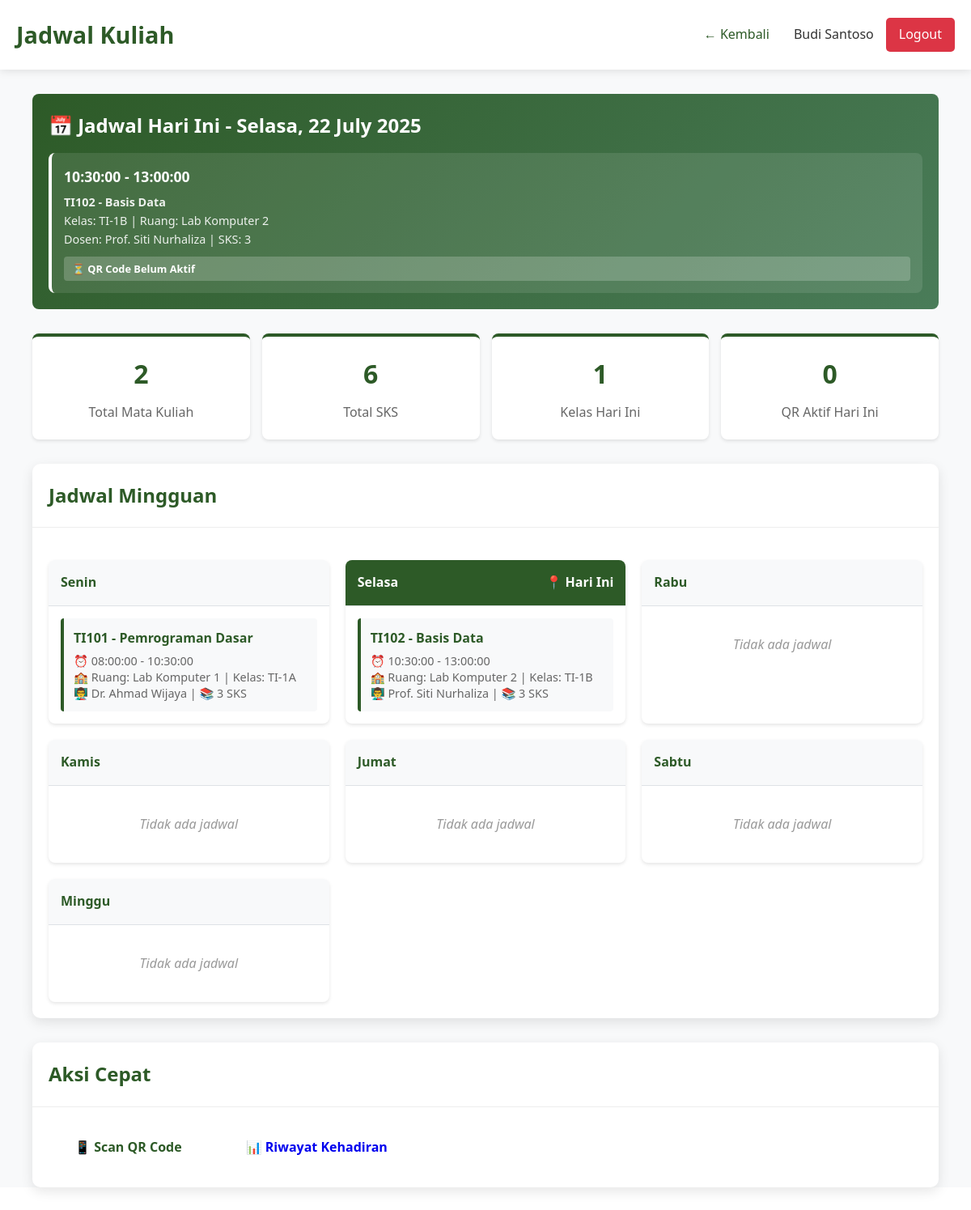
Page /dashboard/mahasiswa/schedule.php (signed in) on the committed database.
### tables this page shows
CREATE TABLE kelas (
    id INT PRIMARY KEY AUTO_INCREMENT,
    nama_kelas VARCHAR(50) NOT NULL,
    mata_kuliah_id INT,
    dosen_id INT,
    ruangan VARCHAR(50),
    hari ENUM('Senin', 'Selasa', 'Rabu', 'Kamis', 'Jumat', 'Sabtu') NOT NULL,
    jam_mulai TIME NOT NULL,
    jam_selesai TIME NOT NULL,
    created_at TIMESTAMP DEFAULT CURRENT_TIMESTAMP,
    FOREIGN KEY (mata_kuliah_id) REFERENCES mata_kuliah(id) ON DELETE CASCADE,
    FOREIGN KEY (dosen_id) REFERENCES users(id) ON DELETE SET NULL
);

CREATE TABLE mata_kuliah (
    id INT PRIMARY KEY AUTO_INCREMENT,
    kode_mk VARCHAR(10) UNIQUE NOT NULL,
    nama_mk VARCHAR(100) NOT NULL,
    sks INT NOT NULL,
    semester INT NOT NULL,
    dosen_id INT,
    created_at TIMESTAMP DEFAULT CURRENT_TIMESTAMP,
    FOREIGN KEY (dosen_id) REFERENCES users(id) ON DELETE SET NULL
);

CREATE TABLE users (
    id INT PRIMARY KEY AUTO_INCREMENT,
    username VARCHAR(50) UNIQUE NOT NULL,
    password VARCHAR(255) NOT NULL,
    full_name VARCHAR(100) NOT NULL,
    email VARCHAR(100) UNIQUE NOT NULL,
    role ENUM('admin', 'dosen', 'mahasiswa') NOT NULL,
    nim_nip VARCHAR(20) UNIQUE,
    created_at TIMESTAMP DEFAULT CURRENT_TIMESTAMP,
    updated_at TIMESTAMP DEFAULT CURRENT_TIMESTAMP ON UPDATE CURRENT_TIMESTAMP
);

### config/session.php (called while the page is built, shortened)
<?php
function isLoggedIn() {
    return isset($_SESSION['user_id']);
}
function getCurrentUser() {
    if (isLoggedIn()) {
        return [
            'id' => $_SESSION['user_id'],
            'username' => $_SESSION['username'],
            'full_name' => $_SESSION['full_name'],
            'role' => $_SESSION['role'],
            'nim_nip' => $_SESSION['nim_nip']
        ];
    }
    return null;
}
?>

### dashboard/mahasiswa/schedule.php (the view, shortened to what this page needs)
<?php
require_once '../../config/session.php';
$database = new Database();
$db = $database->getConnection();
$current_user = getCurrentUser();
$query = "SELECT
            k.*,
            mk.nama_mk,
            mk.kode_mk,
            mk.sks,
            u.full_name as dosen_name
          FROM enrollments e
          JOIN kelas k ON e.kelas_id = k.id
          JOIN mata_kuliah mk ON k.mata_kuliah_id = mk.id
          JOIN users u ON k.dosen_id = u.id
          WHERE e.mahasiswa_id = ?
          ORDER BY
            CASE k.hari
                WHEN 'Senin' THEN 1
                WHEN 'Selasa' THEN 2
                WHEN 'Rabu' THEN 3
                WHEN 'Kamis' THEN 4
                WHEN 'Jumat' THEN 5
                WHEN 'Sabtu' THEN 6
                WHEN 'Minggu' THEN 7
            END,
            k.jam_mulai";
$stmt = $db->prepare($query);
$stmt->execute([$current_user['id']]);
$schedule = $stmt->fetchAll(PDO::FETCH_ASSOC);
$days = ['Senin', 'Selasa', 'Rabu', 'Kamis', 'Jumat', 'Sabtu', 'Minggu'];
$schedule_by_day = [];
foreach ($days as $day) {
    $schedule_by_day[$day] = array_filter($schedule, function($class) use ($day) {
        return $class['hari'] === $day;
    });
}
$today = date('N');
$day_names = [
    1 => 'Senin',
    2 => 'Selasa',
    3 => 'Rabu',
    4 => 'Kamis',
    5 => 'Jumat',
    6 => 'Sabtu',
    7 => 'Minggu'
];
$today_name = $day_names[$today];
$today_schedule = $schedule_by_day[$today_name] ?? [];
$today_qr_sessions = [];
if (!empty($today_schedule)) {
    $class_ids = array_column($today_schedule, 'id');
    $placeholders = str_repeat('?,', count($class_ids) - 1) . '?';
    $query = "SELECT qs.*, k.nama_kelas, mk.kode_mk
              FROM qr_sessions qs
              JOIN kelas k ON qs.kelas_id = k.id
              JOIN mata_kuliah mk ON k.mata_kuliah_id = mk.id
              WHERE qs.kelas_id IN ($placeholders)
              AND qs.tanggal = CURDATE()
              AND qs.status = 'active'
              ORDER BY qs.jam_mulai DESC";
    $stmt = $db->prepare($query);
    $stmt->execute($class_ids);
    $today_qr_sessions = $stmt->fetchAll(PDO::FETCH_ASSOC);
}
?>
<!DOCTYPE html>
<html lang="id">
<head>
    <link rel="stylesheet" href="../../assets/css/style.css">
</head>
<body>
    <div class="dashboard">
        <div class="dashboard-header">
            <div class="container">
                <div class="dashboard-nav">
                    <h1 class="dashboard-title">Jadwal Kuliah</h1>
                    <div class="user-info">
                        <a href="index.php" style="color: #2d5a27; text-decoration: none; margin-right: 15px;">← Kembali</a>
                        <span><?php echo $current_user['full_name']; ?></span>
                        <a href="../../logout.php" class="logout-btn">Logout</a>
                    </div>
                </div>
            </div>
        </div>
        <div class="dashboard-content">
            <div class="container">
                <div class="today-highlight">
                    <h2 class="today-title">📅 Jadwal Hari Ini - <?php echo $today_name . ', ' . date('d F Y'); ?></h2>
                    <?php if (empty($today_schedule)): ?>
                        <p>Tidak ada jadwal kuliah hari ini. Selamat beristirahat! 😊</p>
                    <?php else: ?>
                        <div class="today-classes">
                            <?php foreach ($today_schedule as $class): ?>
                                <?php
                                $active_qr = null;
                                $current_time = date('H:i:s');
                                $is_current = ($current_time >= $class['jam_mulai'] && $current_time <= $class['jam_selesai']);
                                ?>
                                <div class="today-class <?php echo $is_current ? 'current-time' : ''; ?>">
                                    <div class="class-time">
                                        <?php echo $class['jam_mulai'] . ' - ' . $class['jam_selesai']; ?>
                                    </div>
                                    <div class="class-info">
                                        <strong><?php echo $class['kode_mk'] . ' - ' . $class['nama_mk']; ?></strong><br>
                                        Kelas: <?php echo $class['nama_kelas']; ?> | Ruang: <?php echo $class['ruangan']; ?><br>
                                        Dosen: <?php echo $class['dosen_name']; ?> | SKS: <?php echo $class['sks']; ?>
                                    </div>
                                    <?php if ($active_qr): ?>
                                        <div class="qr-status qr-active">
                                            ✅ QR Code Aktif - <a href="scan-qr.php" style="color: white; text-decoration: underline;">Scan Sekarang</a>
                                        </div>
                                    <?php else: ?>
                                        <div class="qr-status qr-inactive">
                                            ⏳ QR Code Belum Aktif
                                        </div>
                                    <?php endif; ?>
                                </div>
                            <?php endforeach; ?>
                        </div>
                    <?php endif; ?>
                </div>
                <div class="stats-summary">
                    <div class="stat-box">
                        <div class="stat-number"><?php echo count($schedule); ?></div>
                        <div class="stat-label">Total Mata Kuliah</div>
                    </div>
                    <div class="stat-box">
                        <div class="stat-number"><?php echo array_sum(array_column($schedule, 'sks')); ?></div>
                        <div class="stat-label">Total SKS</div>
                    </div>
                    <div class="stat-box">
                        <div class="stat-number"><?php echo count($today_schedule); ?></div>
                        <div class="stat-label">Kelas Hari Ini</div>
                    </div>
                    <div class="stat-box">
                        <div class="stat-number"><?php echo count($today_qr_sessions); ?></div>
                        <div class="stat-label">QR Aktif Hari Ini</div>
                    </div>
                </div>
                <div class="card">
                    <div class="card-header">
                        <h3 class="card-title">Jadwal Mingguan</h3>
                    </div>
                    <div class="card-body">
                        <div class="schedule-grid">
                            <?php foreach ($days as $day): ?>
                                <div class="day-card">
                                    <div class="day-header <?php echo $day === $today_name ? 'day-today' : ''; ?>">
                                        <?php echo $day; ?>
                                        <?php if ($day === $today_name): ?>
                                            <span style="float: right;">📍 Hari Ini</span>
                                        <?php endif; ?>
                                    </div>
                                    <div class="day-classes">
                                        <?php if (empty($schedule_by_day[$day])): ?>
                                            <div class="no-classes">Tidak ada jadwal</div>
                                        <?php else: ?>
                                            <?php foreach ($schedule_by_day[$day] as $class): ?>
                                                <?php
                                                $is_current_class = false;
                                                if ($day === $today_name) {
                                                    $current_time = date('H:i:s');
                                                    $is_current_class = ($current_time >= $class['jam_mulai'] && $current_time <= $class['jam_selesai']);
                                                }
                                                ?>
                                                <div class="class-item <?php echo $is_current_class ? 'current-time' : ''; ?>">
                                                    <div class="class-name">
                                                        <?php echo $class['kode_mk'] . ' - ' . $class['nama_mk']; ?>
                                                    </div>
                                                    <div class="class-details">
                                                        ⏰ <?php echo $class['jam_mulai'] . ' - ' . $class['jam_selesai']; ?><br>
                                                        🏫 Ruang: <?php echo $class['ruangan']; ?> | Kelas: <?php echo $class['nama_kelas']; ?><br>
                                                        👨‍🏫 <?php echo $class['dosen_name']; ?> | 📚 <?php echo $class['sks']; ?> SKS
                                                    </div>
                                                </div>
                                            <?php endforeach; ?>
                                        <?php endif; ?>
                                    </div>
                                </div>
                            <?php endforeach; ?>
                        </div>
                    </div>
                </div>
                <div class="card">
                    <div class="card-header">
                        <h3 class="card-title">Aksi Cepat</h3>
                    </div>
                    <div class="card-body">
                        <div style="display: flex; gap: 15px; flex-wrap: wrap;">
                            <a href="scan-qr.php" class="btn btn-primary">📱 Scan QR Code</a>
                            <a href="attendance-history.php" class="btn btn-info">📊 Riwayat Kehadiran</a>
                        </div>
                    </div>
                </div>
            </div>
        </div>
    </div>
</body>
</html>

### assets/css/style.css (style rules this page uses)
* { margin: 0; padding: 0; box-sizing: border-box; }
body { font-family: "Segoe UI", Tahoma, Geneva, Verdana, sans-serif; line-height: 1.6; color: #333; }
.container { max-width: 1200px; margin: 0 auto; padding: 0 20px; }
.btn { display: inline-block; padding: 15px 30px; text-decoration: none; border-radius: 30px; font-weight: bold; transition: all 0.3s ease; border: 2px solid transparent; }
.btn-primary { background: white; color: #2d5a27; }
.dashboard { min-height: 100vh; background: #f8f9fa; }
.dashboard-header { background: white; padding: 20px 0; box-shadow: 0 2px 10px rgba(0, 0, 0, 0.1); margin-bottom: 30px; }
.dashboard-nav { display: flex; justify-content: space-between; align-items: center; }
.dashboard-title { color: #2d5a27; font-size: 1.8rem; font-weight: bold; }
.user-info { display: flex; align-items: center; gap: 15px; }
.logout-btn { background: #dc3545; color: white; padding: 8px 16px; text-decoration: none; border-radius: 5px; transition: background 0.3s ease; }
.dashboard-content { padding: 0 20px; }
.stat-number { font-size: 2.5rem; font-weight: bold; color: #2d5a27; margin-bottom: 10px; }
.stat-label { color: #666; font-size: 1rem; }
.card { background: white; border-radius: 10px; box-shadow: 0 5px 15px rgba(0, 0, 0, 0.1); margin-bottom: 30px; }
.card-header { padding: 20px; border-bottom: 1px solid #eee; }
.card-title { color: #2d5a27; font-size: 1.5rem; font-weight: bold; margin: 0; }
.card-body { padding: 20px; }

### dashboard/mahasiswa/schedule.php (style rules this page uses)
.today-highlight { background: linear-gradient(135deg, #2d5a27, #4a7c59); color: white; padding: 20px; border-radius: 8px; margin-bottom: 30px; }
.today-title { font-size: 1.5em; margin: 0 0 15px 0; }
.today-classes { display: grid; grid-template-columns: repeat(auto-fit, minmax(300px, 1fr)); gap: 15px; }
.today-class { background: rgba(255, 255, 255, 0.1); padding: 15px; border-radius: 8px; border-left: 4px solid #fff; }
.class-time { font-weight: bold; font-size: 1.1em; margin-bottom: 5px; }
.class-info { font-size: 0.9em; opacity: 0.9; }
.qr-status { margin-top: 10px; padding: 5px 10px; border-radius: 4px; font-size: 0.8em; font-weight: bold; }
.qr-inactive { background: rgba(255, 255, 255, 0.2); color: white; }
.schedule-grid { display: grid; grid-template-columns: repeat(auto-fit, minmax(300px, 1fr)); gap: 20px; margin-top: 20px; }
.day-card { background: white; border-radius: 8px; box-shadow: 0 2px 4px rgba(0,0,0,0.1); overflow: hidden; }
.day-header { background: #f8f9fa; padding: 15px; border-bottom: 1px solid #dee2e6; font-weight: bold; color: #2d5a27; }
.day-today { background: #2d5a27; color: white; }
.day-classes { padding: 15px; }
.class-item { padding: 12px; margin-bottom: 10px; border-left: 4px solid #2d5a27; background: #f8f9fa; border-radius: 4px; }
.class-item:last-child { margin-bottom: 0; }
.class-name { font-weight: bold; color: #2d5a27; margin-bottom: 5px; }
.class-details { font-size: 0.9em; color: #666; line-height: 1.4; }
.no-classes { text-align: center; color: #999; font-style: italic; padding: 20px; }
.stats-summary { display: grid; grid-template-columns: repeat(auto-fit, minmax(150px, 1fr)); gap: 15px; margin-bottom: 30px; }
.stat-box { background: white; padding: 20px; border-radius: 8px; text-align: center; box-shadow: 0 2px 4px rgba(0,0,0,0.1); border-top: 4px solid #2d5a27; }
.stat-number { font-size: 2em; font-weight: bold; color: #2d5a27; }
.stat-label { color: #666; margin-top: 5px; }

### rows in the picture
kelas: jam_mulai "10:30:00", jam_selesai "13:00:00", mata_kuliah.kode_mk "TI102", mata_kuliah.nama_mk "Basis Data", nama_kelas "TI-1B", ruangan "Lab Komputer 2", dosen.full_name "Prof. Siti Nurhaliza", mata_kuliah.sks "3"
kelas: mata_kuliah.kode_mk "TI101", mata_kuliah.nama_mk "Pemrograman Dasar", jam_mulai "08:00:00", jam_selesai "10:30:00", ruangan "Lab Komputer 1", nama_kelas "TI-1A", dosen.full_name "Dr. Ahmad Wijaya", mata_kuliah.sks "3"

### other values in the picture
$current_user['full_name'] "Budi Santoso"
$today_name "Selasa"
count($schedule) "2"
array_sum(array_column($schedule, 'sks')) "6"
count($today_schedule) "1"
count($today_qr_sessions) "0"
$day "Senin"
$day "Selasa"
$day "Rabu"
$day "Kamis"
$day "Jumat"
$day "Sabtu"
$day "Minggu"
